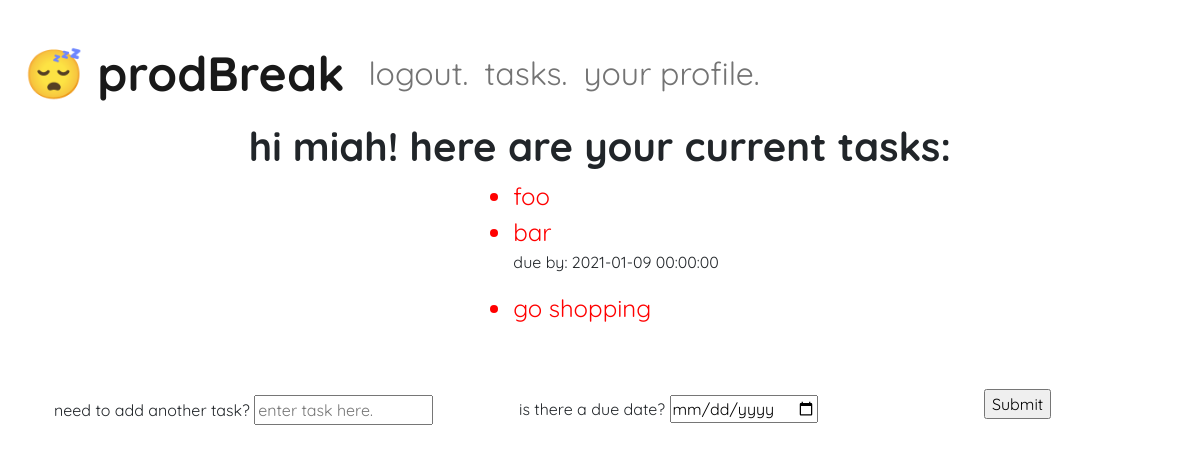
The page /tasks (signed in) on the database its author committed.
### prod_break/models.py (models this page shows, shortened)
class User(db.Model, UserMixin):  # inherits from database model and session manager
    id = db.Column(db.Integer, primary_key=True)
    username = db.Column(db.String(20), unique=True, nullable=False)
    email = db.Column(db.String(120), unique=True, nullable=False)
    image_file = db.Column(db.String(20), nullable=False, default="default.jpg")
    password = db.Column(db.String(60), nullable=False)
    user_tasks = db.relationship("Task", backref="user", lazy=True)  # creates relationship between a user and their tasks

class Task(db.Model):
    id = db.Column(db.Integer, primary_key=True)
    task_name = db.Column(db.String(150), nullable=False)
    due_date = db.Column(db.DateTime, default=None)
    complete = db.Column(db.Boolean, nullable=False, default=False)
    notes = db.Column(db.Text)
    user_id = db.Column(db.Integer, db.ForeignKey("user.id"), nullable=False)

### prod_break/routes.py (the view)
@app.route("/tasks", methods=["GET", "POST"])
def task():
    tasks = current_user.user_tasks
    return render_template("tasks.html", tasks=tasks)

### prod_break/models.py (called while the page is built)
@login_manager.user_loader
def load_user(user_id):
    return User.query.get(int(user_id))

### prod_break/templates/tasks.html
{% extends "layout.html" %}
{% block content %}
<div class="container-fluid">
    <h1>hi {{ current_user.username }}! here are your current tasks:</h1>
    <div class="d-flex justify-content-center">
        <ul>
            {% if tasks %}
                {% for task in tasks %}
                    {% if task.complete %}
                        {% set complete_class = "completed" %}
                    {% else %}
                        {% set complete_class = "uncompleted" %}
                    {% endif %}
                <li class="task {{ complete_class }}">{{ task.task_name }}</li>
                    {% if task.due_date %}
                        <p>due by: {{ task.due_date }}</p>
                    {% endif %}
                {% endfor %}
            {% endif %}
        </ul>
    </div>
    <form method="POST" id="add-task" action="{{ url_for('add_task') }}">
        <div class="row d-flex justify-content-center">
        <div class="col-5">
            <div class="form-group">
            <span class="descriptor">need to add another task?</span>
            <input type="text" name="task-txt" placeholder="enter task here." />
            </div>
        </div>
        <div class="col-5">
            <div class="form-group">
            <span class="descriptor">is there a due date?</span>
            <input type="date" name="task-due" />
            </div>
        </div>
        <div class="col-2">
            <div class="form-group submit-btn">
                <input type="submit"/>
            </div>
        </div>
    </div>
    </form>
</div>
{% endblock content %}

### prod_break/static/styles.css (style rules this page uses)
body { font-family: Quicksand; margin: 2%; background-color: white; }
h1 { font-weight: bold; text-align: center; }
li.task { font-size: 1.5em; }
span.descriptor { text-align: justify; }
.uncompleted { color: red; }
#add-task div { margin-top: 2%; }
.submit-btn { margin-top: 4vh; }

### rows shown on the page
User: username "miah"
Task: task_name "foo"
Task: task_name "bar", due_date "2021-01-09 00:00:00"
Task: task_name "go shopping"
